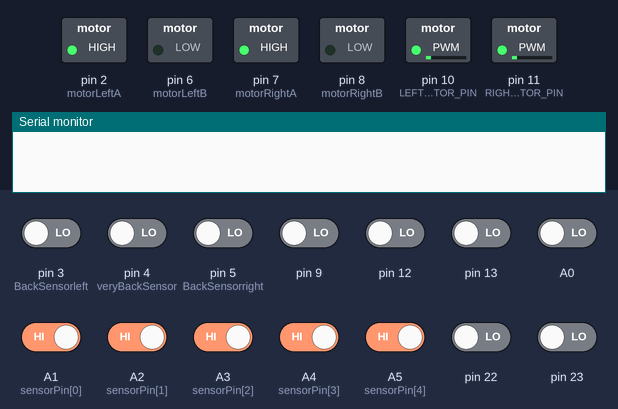
Simulated run of this sketch. Board: Arduino Uno, built with avr-gcc and run on an emulated ATmega328P. Shown: switched loads named in the sketch (green lamp = pin HIGH), the last lines printed to the serial monitor. Dashed ring = blinking. Inputs (shaded band) come from the test bench; at power-on: A1 (sensorPin[0]), A2 (sensorPin[1]), A3 (sensorPin[2]), A4 (sensorPin[3]), A5 (sensorPin[4]) HIGH, A0, pin 3 (BackSensorleft), pin 4 (veryBackSensor), pin 5 (BackSensorright), pin 9, pin 12, pin 13, pin 22, pin 23 LOW.

Above: at 1.2 s.
1.3 s: pin 3 (BackSensorleft) driven HIGH
At 4.2 s:
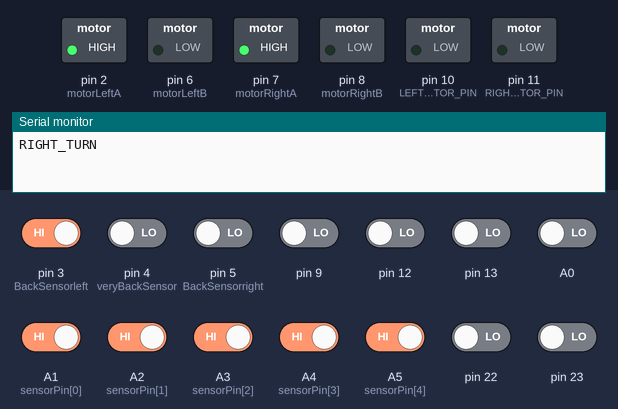
4.3 s: pin 3 (BackSensorleft) driven LOW
At 5.6 s:
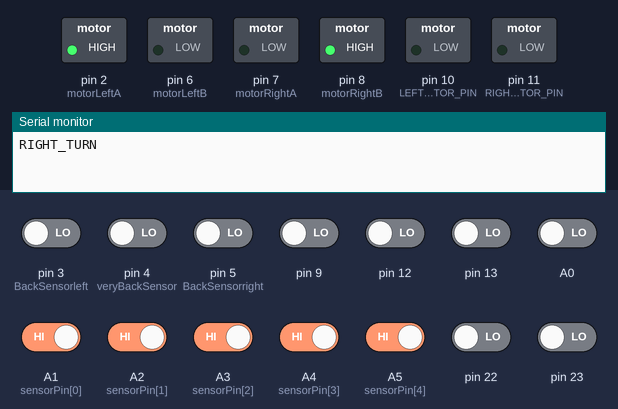
6.5 s: pin 5 (BackSensorright) driven HIGH
At 8.9 s:
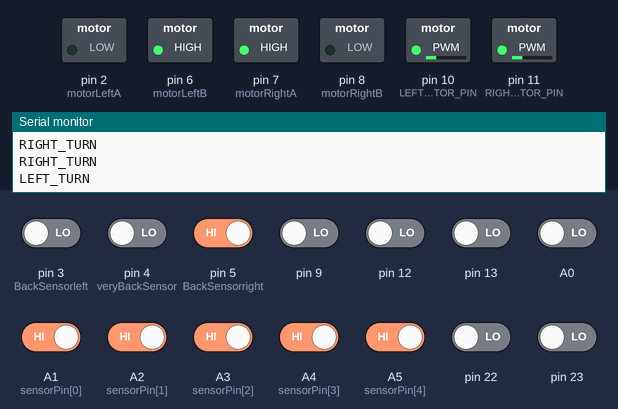
9.5 s: A1 (sensorPin[0]) driven LOW
At 10.1 s:
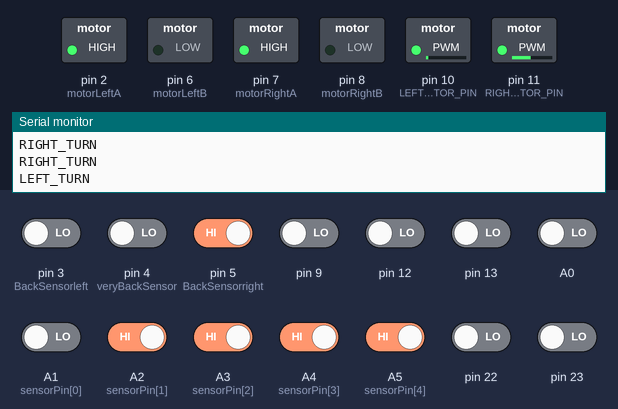
11.0 s: A2 (sensorPin[1]) driven LOW
At 12.4 s:
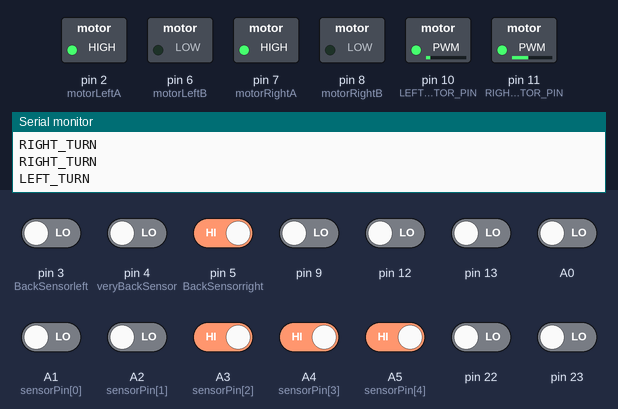
Timing chart, 0 to 13.5 s (numbered marks = the images above; inputs shaded):
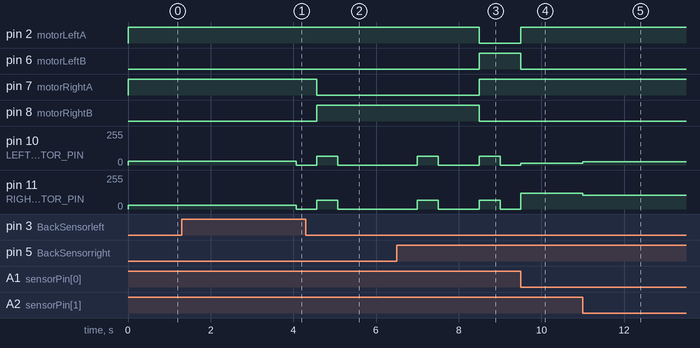

The sketch:

FinalMaze.ino
```cpp
#include <EEPROM.h>

int add = 0;
void readStringFromEEPROM(int address, char* buffer, int bufSize) {
    for (int i = 0; i < bufSize; i++) {
        buffer[i] = EEPROM.read(address + i); // Read each character from EEPROM
        if (buffer[i] == '\0') { // Stop if null terminator is found
            break;
 }
}
}
void writeStringToEEPROM(int address, const char* data) {
    int length = strlen(data); // Get length of the string
    for (int i = 0; i < length; i++) {
        EEPROM.write(address + i, data[i]); // Write each character to EEPROM
    }
    EEPROM.write(address + length, '\0'); // Write null terminator to mark end of string
}

const int motorLeftA = 2;       // Digital pin for left motor A
const int motorLeftB = 6;       // Digital pin for left motor B
const int motorRightA = 7;      // Digital pin for right motor A
const int motorRightB = 8;      // Digital pin for right motor B
const int BackSensorleft = 3;   // left
const int BackSensorright = 5;  // right
const int veryBackSensor = 4;   // right
// Read sensor values
const int sensorPin[5] = { A1, A2, A3, A4, A5 };  // Array of digital pins for the sensors
const int numSensors = 5;                         // Number of sensors
int LFSensor[numSensors];
int BKSensor[3] = { 0, 0, 0 };
#define LEFT_MOTOR_PIN 10
#define RIGHT_MOTOR_PIN 11

//SPEED 100
// Max Kp in P controller = 18
double Kp = 13;
double Ki = 0;
double Kd = 30;
int baseSpeed = 65;

#define STOPPED 0
#define FOLLOWING_LINE 1
#define NO_LINE 2
#define CONT_LINE 3
#define RIGHT_TURN 4
#define LEFT_TURN 5


double error, integral = 0.0, derivative, output;
double previous_error = 0.0;  // Initialize previous error for derivative calculation
int mode = STOPPED, previousMode = STOPPED;
int status = false;
int turnspeed = 65;
int uturnspeed = 65;
char* path = "";
unsigned char pathLength = 0;  // the length of the path
int pathIndex = 0;
void readSensors() {
  for (int i = 0; i < numSensors; i++) {
    LFSensor[i] = !digitalRead(sensorPin[i]);
  }
  BKSensor[0] = digitalRead(BackSensorleft);  // left
  BKSensor[1] = digitalRead(veryBackSensor);  // right
  BKSensor[2] = digitalRead(BackSensorright);
}

void testLFSensor() {
  // Serial.print(LFSensor[0]);
  // Serial.print(" ");
  // Serial.print(LFSensor[1]);
  // Serial.print(" ");
  // Serial.print(LFSensor[2]);
  // Serial.print(" ");
  // Serial.print(LFSensor[3]);
  // Serial.print(" ");
  // Serial.println(LFSensor[4]);

  // Serial.print(BKSensor[0]);
  // Serial.print(" ");
  // Serial.print(BKSensor[1]);
  // Serial.print(" ");
  // Serial.println(BKSensor[2]);
}

void Read_IR_sensors() {
  readSensors();
  testLFSensor();
  previousMode = mode;
  // if (BKSensor[0] && BKSensor[2]) {
  //   mode = CONT_LINE;
  // } else
  if (BKSensor[0]) {
    mode = LEFT_TURN;
  } else if (LFSensor[0] || LFSensor[1] || LFSensor[2] || LFSensor[3] || LFSensor[4]) {
    mode = FOLLOWING_LINE;
  } else if (BKSensor[2]) {
    mode = RIGHT_TURN;
  } else if ((!LFSensor[0] && !LFSensor[1] && !LFSensor[2] && !LFSensor[3] && !LFSensor[4]) && !BKSensor[1]) {
    mode = NO_LINE;
  }
}
void PID() {
  if (LFSensor[0] == 0 && LFSensor[1] == 0 && LFSensor[2] == 1 && LFSensor[3] == 0 && LFSensor[4] == 0)
    error = 0;
  else if (LFSensor[0] == 0 && LFSensor[1] == 0 && LFSensor[2] == 1 && LFSensor[3] == 1 && LFSensor[4] == 0)
    error = 1;
  else if (LFSensor[0] == 0 && LFSensor[1] == 0 && LFSensor[2] == 0 && LFSensor[3] == 1 && LFSensor[4] == 0)
    error = 2;
  else if (LFSensor[0] == 0 && LFSensor[1] == 0 && LFSensor[2] == 0 && LFSensor[3] == 1 && LFSensor[4] == 1)
    error = 3;
  else if (LFSensor[0] == 0 && LFSensor[1] == 0 && LFSensor[2] == 0 && LFSensor[3] == 0 && LFSensor[4] == 1)
    error = 4;
  else if (LFSensor[0] == 0 && LFSensor[1] == 1 && LFSensor[2] == 1 && LFSensor[3] == 0 && LFSensor[4] == 0)
    error = -1;
  else if (LFSensor[0] == 0 && LFSensor[1] == 1 && LFSensor[2] == 0 && LFSensor[3] == 0 && LFSensor[4] == 0)
    error = -2;
  else if (LFSensor[0] == 1 && LFSensor[1] == 1 && LFSensor[2] == 0 && LFSensor[3] == 0 && LFSensor[4] == 0)
    error = -3;
  else if (LFSensor[0] == 1 && LFSensor[1] == 0 && LFSensor[2] == 0 && LFSensor[3] == 0 && LFSensor[4] == 0)
    error = -4;

  integral += error;
  derivative = (error - previous_error);
  output = Kp * error + Ki * integral + Kd * derivative;
  previous_error = error;

  controlMotors(output, error);
}

void controlMotors(double speed, double error) {
  int leftSpeed, rightSpeed;

  leftSpeed = baseSpeed + (speed);   // Adjust scaling factor for left speed reduction
  rightSpeed = baseSpeed - (speed);  // Adjust scaling factor for right speed increase
  if (leftSpeed > 255)
    leftSpeed = 255;
  if (leftSpeed < 0)
    leftSpeed = 0;
  if (rightSpeed > 255)
    rightSpeed = 255;
  if (rightSpeed < 0)
    rightSpeed = 0;

  analogWrite(LEFT_MOTOR_PIN, leftSpeed);
  analogWrite(RIGHT_MOTOR_PIN, rightSpeed);
  // Serial.print("  Error: ");
  // Serial.print(error);

  // Serial.print("  Right= ");
  // Serial.print(leftSpeed);
  // Serial.print("  Left=");
  // Serial.println(rightSpeed);
}

void stopCar() {
  analogWrite(LEFT_MOTOR_PIN, 0);
  analogWrite(RIGHT_MOTOR_PIN, 0);
}

void forward() {
  digitalWrite(motorLeftA, HIGH);
  digitalWrite(motorLeftB, LOW);
  digitalWrite(motorRightA, HIGH);
  digitalWrite(motorRightB, LOW);
  PID();
}

void adjustDirection() {
  digitalWrite(motorLeftA, HIGH);
  digitalWrite(motorLeftB, LOW);
  digitalWrite(motorRightA, HIGH);
  digitalWrite(motorRightB, LOW);
}

void left() {  // rotates the car left, assuming speed leftSpeedVal and rightSpeedVal are set high enough
  digitalWrite(motorLeftA, LOW);
  digitalWrite(motorLeftB, HIGH);
  digitalWrite(motorRightA, HIGH);
  digitalWrite(motorRightB, LOW);
  analogWrite(RIGHT_MOTOR_PIN, turnspeed);
  analogWrite(LEFT_MOTOR_PIN, turnspeed);
  // Serial.println("lefttttt");
}

void Uturn() {  // rotates the car left, assuming speed leftSpeedVal and rightSpeedVal are set high enough
  digitalWrite(motorLeftA, LOW);
  digitalWrite(motorLeftB, HIGH);
  digitalWrite(motorRightA, HIGH);
  digitalWrite(motorRightB, LOW);
  analogWrite(RIGHT_MOTOR_PIN, uturnspeed);
  analogWrite(LEFT_MOTOR_PIN, uturnspeed);
  // Serial.print("uturn");
}

void right() {
  digitalWrite(motorLeftA, HIGH);
  digitalWrite(motorLeftB, LOW);
  digitalWrite(motorRightA, LOW);
  digitalWrite(motorRightB, HIGH);
  analogWrite(RIGHT_MOTOR_PIN, turnspeed);
  analogWrite(LEFT_MOTOR_PIN, turnspeed);
}

void Backward() {
  digitalWrite(motorLeftA, LOW);
  digitalWrite(motorLeftB, HIGH);
  digitalWrite(motorRightA, LOW);
  digitalWrite(motorRightB, HIGH);
  analogWrite(RIGHT_MOTOR_PIN, turnspeed);
  analogWrite(LEFT_MOTOR_PIN, turnspeed);
}

void mazeSolve() {

  Read_IR_sensors();

  switch (mode) {
    case NO_LINE:
      stopCar();
      delay(500);
      Uturn();
      delay(1000);
      Serial.println("ana abl el while");
      while (LFSensor[0] == 0 && LFSensor[1] == 0 && LFSensor[2] == 0) {
        Serial.println("ana fel while ele fe no line");
        readSensors();
      }
      stopCar();
      Serial.println("ana ba3d el stop");
      delay(500);
      recIntersection('B');
      break;

    case RIGHT_TURN:
      Serial.println("RIGHT_TURN");

      stopCar();
      delay(500);

      right();

      delay(500);

      stopCar();
      delay(500);
      mode = FOLLOWING_LINE;
      recIntersection('R');
      break;

    case LEFT_TURN:
    case CONT_LINE:
      Serial.println("LEFT_TURN");
      stopCar();
      delay(500);

      left();

      delay(500);

      stopCar();
      delay(500);
      mode = FOLLOWING_LINE;

      recIntersection('L');
      break;
    case FOLLOWING_LINE:
      Serial.println("Forward");
      forward();
      recIntersection('S');
      break;
  }
}

void setup() {
  Serial.begin(9600);  // Start serial communication for debugging (optional)
  pinMode(A0, INPUT);
  pinMode(A1, INPUT);
  pinMode(A2, INPUT);
  pinMode(A3, INPUT);
  pinMode(A4, INPUT);
  pinMode(BackSensorright, INPUT);
  pinMode(veryBackSensor, INPUT);
  pinMode(BackSensorleft, INPUT);
  pinMode(motorLeftA, OUTPUT);
  pinMode(motorLeftB, OUTPUT);
  pinMode(motorRightA, OUTPUT);
  pinMode(motorRightB, OUTPUT);


  digitalWrite(motorRightA, HIGH);
  digitalWrite(motorRightB, LOW);
  digitalWrite(motorLeftA, HIGH);
  digitalWrite(motorLeftB, LOW);

  pinMode(LEFT_MOTOR_PIN, OUTPUT);
  pinMode(RIGHT_MOTOR_PIN, OUTPUT);
  analogWrite(LEFT_MOTOR_PIN, 30);
  analogWrite(RIGHT_MOTOR_PIN, 30);
}

void loop() {
  //   mazeSolve();  // First pass to solve the maze
  // Serial.print("11111111111111111111111");
  mazeOptimization();
}


void StopMotors() {
  digitalWrite(motorRightA, LOW);
  digitalWrite(motorRightB, LOW);
  digitalWrite(motorLeftA, LOW);
  digitalWrite(motorLeftB, LOW);
}

void MoveMotors() {
  digitalWrite(motorRightA, HIGH);
  digitalWrite(motorRightB, LOW);
  digitalWrite(motorLeftA, HIGH);
  digitalWrite(motorLeftB, LOW);
}

void recIntersection(char direction) {
  writeStringToEEPROM(add,direction);
  path += direction;  // Store the intersection in the path variable.
  // pathLength ++;
  simplifyPath();  // Simplify the learned path.
}
void simplifyPath() {
  readStringFromEEPROM(add,path,100);
  // only simplify the path if the second-to-last turn was a 'B'
  if (pathLength < 3 || path[pathLength - 2] != 'B')
    return;

  int totalAngle = 0;
  int i;
  for (i = 1; i <= 3; i++) {
    switch (path[pathLength - i]) {
      case 'R':
        totalAngle += 90;
        break;
      case 'L':
        totalAngle += 270;
        break;
      case 'B':
        totalAngle += 180;
        break;
    }
  }

  // Get the angle as a number between 0 and 360 degrees.
  totalAngle = totalAngle % 360;

  // Replace all of those turns with a single one.
  switch (totalAngle) {
    case 0:
      path[pathLength - 3] = 'S';
      break;
    case 90:
      path[pathLength - 3] = 'R';
      break;
    case 180:
      path[pathLength - 3] = 'B';
      break;
    case 270:
      path[pathLength - 3] = 'L';
      break;
  }

  // The path is now two steps shorter.
  pathLength -= 2;
}

void mazeOptimization(void) {
  while (!status) {
    Read_IR_sensors();
    switch (mode) {
      case FOLLOWING_LINE:
        forward();
        break;
      case CONT_LINE:
        // if (pathIndex >= pathLength) mazeEnd ();
        // else
        {
          mazeTurn(path[pathIndex]);
          pathIndex++;
        }
        break;
      case LEFT_TURN:
        // if (pathIndex >= pathLength) mazeEnd ();
        // else
        {
          mazeTurn(path[pathIndex]);
          pathIndex++;
        }
        break;
      case RIGHT_TURN:
        // if (pathIndex >= pathLength) mazeEnd ();
        // else
        {
          mazeTurn(path[pathIndex]);
          pathIndex++;
        }
        break;
    }
  }
}
void mazeTurn(char dir) {
  switch (dir) {
    case 'L':  // Turn Left

      Serial.println("LEFT_TURN");
      stopCar();
      delay(500);

      left();

      delay(500);

      stopCar();
      delay(500);
      mode = FOLLOWING_LINE;
      break;
    case 'R':  // Turn Right
      Serial.println("RIGHT_TURN");

      stopCar();
      delay(500);

      right();

      delay(500);

      stopCar();
      delay(500);
      mode = FOLLOWING_LINE;
      break;

    case 'B':  // Turn Back
      stopCar();
      delay(500);
      Uturn();
      delay(1000);
      // Serial.println("ana abl el while");
      while (LFSensor[0] == 0 && LFSensor[1] == 0 && LFSensor[2] == 0) {
        // Serial.println("ana fel while ele fe no line");
        readSensors();
      }
      stopCar();
      // Serial.println("ana ba3d el stop");
      delay(500);
      break;

    case 'S':  // Go Straight
      forward();
      break;
  }
}


void mazeEnd(void) {
  stopCar();
  Serial.println("The End  ==> Path: ");
  for (int i = 0; i < pathLength; i++)
    Serial.print(path[i]);
  //Serial.print(path[i]);
  Serial.println("");
  Serial.print("  pathLenght ==> ");
  Serial.println(pathLength);
  status = 1;
  mode = STOPPED;
}
```

Measured:
- after the input at 1.3 s, pin 10 (LEFT_MOTOR_PIN), pin 11 (RIGHT_MOTOR_PIN): 30/255 → 0/255 after 2.8 s
- after the input at 4.3 s, pin 10 (LEFT_MOTOR_PIN), pin 11 (RIGHT_MOTOR_PIN): goes on until 5.1 s, then stays 0/255
- after the input at 6.5 s, pin 2 (motorLeftA), pin 8 (motorRightB): HIGH → LOW after 2.0 s; pin 6 (motorLeftB), pin 7 (motorRightA): LOW → HIGH after 2.0 s; pin 10 (LEFT_MOTOR_PIN), pin 11 (RIGHT_MOTOR_PIN): alternates 65/255 for 0.50 s and 0/255 for 1.0 s, starting after 0.50 s
- after the input at 9.5 s, pin 2 (motorLeftA): LOW → HIGH after 0.00 s instead of 0.50 s; pin 6 (motorLeftB): HIGH → LOW after 0.00 s instead of 0.50 s; pin 7 (motorRightA): stays HIGH (without the input it goes to LOW after 0.50 s); pin 8 (motorRightB): stays LOW (without the input it goes to HIGH after 0.50 s)
- after the input at 11.0 s, pin 10 (LEFT_MOTOR_PIN): 13/255 → 26/255 at once; pin 11 (RIGHT_MOTOR_PIN): 117/255 → 104/255 at once
